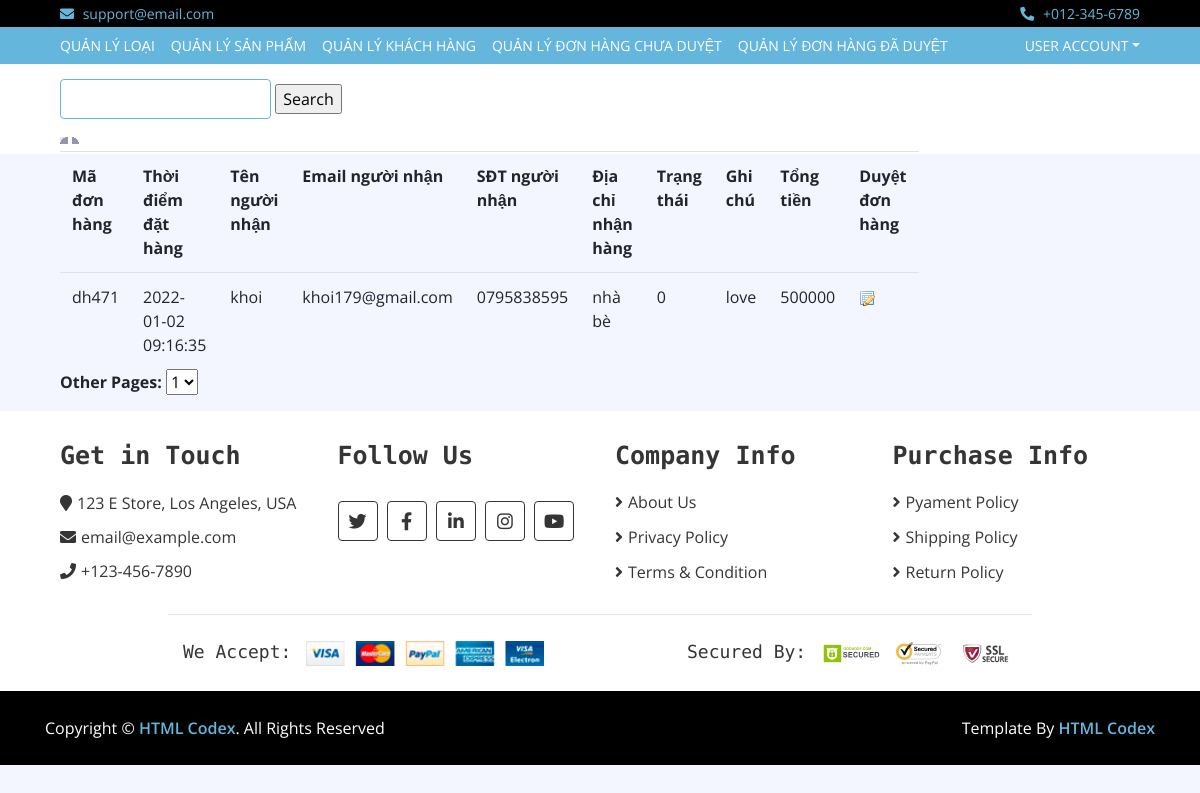
The page /admin/index.php?mo=dh on the database its author committed.
### tables this page shows
CREATE TABLE IF NOT EXISTS `donhang` (
  `madh` char(10) NOT NULL,
  `email` varchar(50) NOT NULL,
  `ThoiDiemDatHang` datetime NOT NULL DEFAULT CURRENT_TIMESTAMP,
  `tennguoinhan` varchar(50) DEFAULT NULL,
  `emailnguoinhan` varchar(200) DEFAULT NULL,
  `sdtnguoinhan` varchar(50) DEFAULT NULL,
  `diachinhanhang` varchar(100) DEFAULT NULL,
  `trangthai` tinyint(1) NOT NULL DEFAULT '0',
  `ghichucuakh` text,
  `tongtien` int(11) DEFAULT NULL,
  PRIMARY KEY (`madh`),
  KEY `email` (`email`)
);

### classes/Db.class.php (called while the page is built, shortened)
<?php
class Db{
		private $pdo= null;
		public function __construct()
		{
			$driver="mysql:host=". HOST."; dbname=". DB_NAME;
			try
			{
				$this->pdo = new PDO($driver, DB_USER, DB_PASS);
				$this->pdo->query("set names 'utf8' ");
			}
			catch(PDOException $e)
			{
				echo "Err:". $e->getMessage();	exit();
			}
		}
		private function query($sql, $arr = array(), $mode = PDO::FETCH_ASSOC)
		{
			$stm = $this->pdo->prepare($sql);
			if (!$stm->execute( $arr))
				{
				echo "Sql lỗi.";
				echo $this->sql_debug($sql,$arr);
				}
			return $stm->fetchAll($mode);
		}
		public function exeQuery($sql,  $arr = array(), $mode = PDO::FETCH_ASSOC)
		{
			return $this->query($sql, $arr, $mode);
		}
	}
?>

### classes/Donhang.class.php (called while the page is built, shortened)
<?php
class Donhang extends Db{
	public function chuaduyet()
	{
		$sql="select * from donhang where trangthai=0";
		return $this->exeQuery($sql);
	}
}
?>

### admin/donhang.php (the view, shortened to what this page needs)
<?php
include_once("../classes/Donhang.class.php");
$donhangDB=new Donhang;
$dsdh=$donhangDB->chuaduyet();
?>
<div class="bottom-bar">
            <div class="container-fluid">
                <div class="row align-items-center">
                  <div class="col-md-6">
                  <div class="search">
        <label>
        <input type="text" name="textfield" />
        </label>
        <label>
        <input type="submit" name="Submit" value="Search" />
        </label>
      </div>
      <div class="table"> <img src="img/bg-th-left.gif" width="8" height="7" alt="" class="left" /> <img src="img/bg-th-right.gif" width="7" height="7" alt="" class="right" />
        <table class="listing" cellpadding="0" cellspacing="0">
          <tr>
            <th class="first" >Mã đơn hàng</th>
            <th>Thời điểm đặt hàng</th>
            <th>Tên người nhận</th>
            <th>Email người nhận</th>
            <th>SĐT người nhận</th>
            <th>Địa chỉ nhận hàng</th>
            <th>Trạng thái</th>
            <th>Ghi chú</th>
            <th>Tổng tiền</th>
            <th>Duyệt đơn hàng</th>
          </tr>
          <?php
		  $i=1;
		  foreach($dsdh as $donhang)
		  {
		  ?>
          <tr <?php if($i%2==0) echo 'class="bg"' ?>>
            <td ><?php echo $donhang['madh'] ?></td>
            <td><?php echo $donhang['ThoiDiemDatHang'] ?></td>
            <td><?php echo $donhang['tennguoinhan'] ?></td>
            <td><?php echo $donhang['emailnguoinhan'] ?></td>
            <td><?php echo $donhang['sdtnguoinhan'] ?></td>
            <td><?php echo $donhang['diachinhanhang'] ?></td>
            <td><?php echo $donhang['trangthai'] ?></td>
            <td><?php echo $donhang['ghichucuakh'] ?></td>
            <td><?php echo $donhang['tongtien'] ?></td>
              <td><a href="index.php?mo=dh&ac=duyet&mdh=<?php echo $donhang['madh'] ?>"><img src="../img/edit-icon.gif" width="16" height="16" alt="" /></a></td>
          </tr>
          <?php
		  	$i++;
		  } ?>
        </table>
        <div class="select"> <strong>Other Pages: </strong>
          <select>
            <option>1</option>
          </select>
        </div>
      </div>
    </div>
            </div>
        </div>

### css/style.css (style rules this page uses)
body { color: #353535; font-family: 'Open Sans', sans-serif; font-weight: 400; background: #f3f6ff; }
a { color: #65b6dc; }
@media (min-width: 992px) { .container-fluid { padding-right: 60px; padding-left: 60px; } }
.bottom-bar { padding: 15px 0; background: #ffffff; margin-bottom: 30px; }
.bottom-bar .search { width: 100%; }
.bottom-bar .search input[type=text] { width: 100%; height: 40px; padding: 0 15px; color: #666666; border: 1px solid #65b6dc; border-radius: 4px; }
@media (min-width: 768px) { .bottom-bar { max-height: 90px; } }

### rows shown on the page
donhang: madh "dh471", ThoiDiemDatHang "2022-01-02 09:16:35", tennguoinhan "khoi", emailnguoinhan "khoi179@gmail.com", sdtnguoinhan "0795838595", diachinhanhang "nhà bè", trangthai "0", ghichucuakh "love", tongtien "500000"
